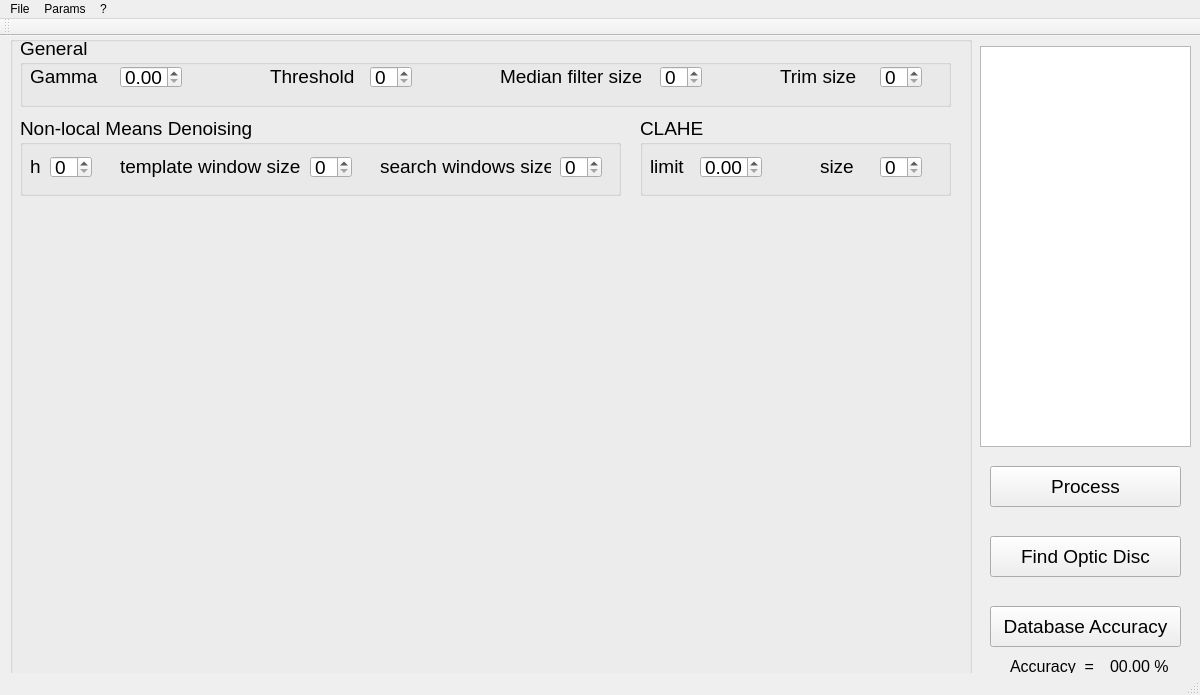
<?xml version="1.0" encoding="UTF-8"?>
<ui version="4.0">
 <class>MainWindow</class>
 <widget class="QMainWindow" name="MainWindow">
  <property name="enabled">
   <bool>true</bool>
  </property>
  <property name="geometry">
   <rect>
    <x>0</x>
    <y>0</y>
    <width>1200</width>
    <height>695</height>
   </rect>
  </property>
  <property name="minimumSize">
   <size>
    <width>1200</width>
    <height>695</height>
   </size>
  </property>
  <property name="maximumSize">
   <size>
    <width>16777215</width>
    <height>695</height>
   </size>
  </property>
  <property name="windowTitle">
   <string>MainWindow</string>
  </property>
  <widget class="QWidget" name="centralWidget">
   <widget class="QGroupBox" name="groupBox">
    <property name="geometry">
     <rect>
      <x>10</x>
      <y>0</y>
      <width>962</width>
      <height>640</height>
     </rect>
    </property>
    <property name="minimumSize">
     <size>
      <width>962</width>
      <height>640</height>
     </size>
    </property>
    <property name="maximumSize">
     <size>
      <width>962</width>
      <height>640</height>
     </size>
    </property>
    <property name="title">
     <string/>
    </property>
    <widget class="QLabel" name="imageLabel_ori">
     <property name="geometry">
      <rect>
       <x>10</x>
       <y>170</y>
       <width>450</width>
       <height>450</height>
      </rect>
     </property>
     <property name="minimumSize">
      <size>
       <width>450</width>
       <height>450</height>
      </size>
     </property>
     <property name="maximumSize">
      <size>
       <width>450</width>
       <height>450</height>
      </size>
     </property>
    </widget>
    <widget class="QLabel" name="imageLabel_segmented">
     <property name="geometry">
      <rect>
       <x>490</x>
       <y>170</y>
       <width>450</width>
       <height>450</height>
      </rect>
     </property>
     <property name="minimumSize">
      <size>
       <width>450</width>
       <height>450</height>
      </size>
     </property>
     <property name="maximumSize">
      <size>
       <width>450</width>
       <height>450</height>
      </size>
     </property>
    </widget>
    <widget class="QGroupBox" name="groupBox_2">
     <property name="geometry">
      <rect>
       <x>10</x>
       <y>80</y>
       <width>601</width>
       <height>80</height>
      </rect>
     </property>
     <property name="font">
      <font>
       <pointsize>14</pointsize>
      </font>
     </property>
     <property name="title">
      <string>Non-local Means Denoising</string>
     </property>
     <widget class="QLabel" name="label_4">
      <property name="geometry">
       <rect>
        <x>10</x>
        <y>40</y>
        <width>21</width>
        <height>21</height>
       </rect>
      </property>
      <property name="font">
       <font>
        <pointsize>14</pointsize>
       </font>
      </property>
      <property name="text">
       <string>h</string>
      </property>
     </widget>
     <widget class="QLabel" name="label_5">
      <property name="geometry">
       <rect>
        <x>100</x>
        <y>40</y>
        <width>181</width>
        <height>21</height>
       </rect>
      </property>
      <property name="font">
       <font>
        <pointsize>14</pointsize>
       </font>
      </property>
      <property name="text">
       <string>template window size</string>
      </property>
     </widget>
     <widget class="QLabel" name="label_6">
      <property name="geometry">
       <rect>
        <x>360</x>
        <y>40</y>
        <width>171</width>
        <height>21</height>
       </rect>
      </property>
      <property name="font">
       <font>
        <pointsize>14</pointsize>
       </font>
      </property>
      <property name="text">
       <string>search windows size</string>
      </property>
     </widget>
     <widget class="QSpinBox" name="spinBox_nlH">
      <property name="geometry">
       <rect>
        <x>30</x>
        <y>40</y>
        <width>42</width>
        <height>22</height>
       </rect>
      </property>
     </widget>
     <widget class="QSpinBox" name="spinBox_nlTemplate">
      <property name="geometry">
       <rect>
        <x>290</x>
        <y>40</y>
        <width>42</width>
        <height>22</height>
       </rect>
      </property>
     </widget>
     <widget class="QSpinBox" name="spinBox_nlSearch">
      <property name="geometry">
       <rect>
        <x>540</x>
        <y>40</y>
        <width>42</width>
        <height>22</height>
       </rect>
      </property>
     </widget>
    </widget>
    <widget class="QGroupBox" name="groupBox_3">
     <property name="geometry">
      <rect>
       <x>630</x>
       <y>80</y>
       <width>311</width>
       <height>80</height>
      </rect>
     </property>
     <property name="font">
      <font>
       <pointsize>14</pointsize>
      </font>
     </property>
     <property name="title">
      <string>CLAHE</string>
     </property>
     <widget class="QLabel" name="label_7">
      <property name="geometry">
       <rect>
        <x>10</x>
        <y>40</y>
        <width>51</width>
        <height>21</height>
       </rect>
      </property>
      <property name="font">
       <font>
        <pointsize>14</pointsize>
       </font>
      </property>
      <property name="text">
       <string>limit</string>
      </property>
     </widget>
     <widget class="QLabel" name="label_8">
      <property name="geometry">
       <rect>
        <x>180</x>
        <y>40</y>
        <width>51</width>
        <height>21</height>
       </rect>
      </property>
      <property name="text">
       <string>size</string>
      </property>
     </widget>
     <widget class="QDoubleSpinBox" name="doubleSpinBox_claheLimit">
      <property name="geometry">
       <rect>
        <x>60</x>
        <y>40</y>
        <width>62</width>
        <height>22</height>
       </rect>
      </property>
     </widget>
     <widget class="QSpinBox" name="spinBox_claheSize">
      <property name="geometry">
       <rect>
        <x>240</x>
        <y>40</y>
        <width>42</width>
        <height>22</height>
       </rect>
      </property>
     </widget>
    </widget>
    <widget class="QGroupBox" name="groupBox_4">
     <property name="geometry">
      <rect>
       <x>10</x>
       <y>0</y>
       <width>931</width>
       <height>71</height>
      </rect>
     </property>
     <property name="font">
      <font>
       <pointsize>14</pointsize>
      </font>
     </property>
     <property name="title">
      <string>General</string>
     </property>
     <widget class="QLabel" name="label_3">
      <property name="geometry">
       <rect>
        <x>10</x>
        <y>30</y>
        <width>71</width>
        <height>21</height>
       </rect>
      </property>
      <property name="font">
       <font>
        <pointsize>14</pointsize>
       </font>
      </property>
      <property name="text">
       <string>Gamma</string>
      </property>
     </widget>
     <widget class="QLabel" name="label_2">
      <property name="geometry">
       <rect>
        <x>250</x>
        <y>30</y>
        <width>91</width>
        <height>21</height>
       </rect>
      </property>
      <property name="font">
       <font>
        <pointsize>14</pointsize>
       </font>
      </property>
      <property name="text">
       <string>Threshold</string>
      </property>
     </widget>
     <widget class="QLabel" name="label">
      <property name="geometry">
       <rect>
        <x>480</x>
        <y>30</y>
        <width>141</width>
        <height>21</height>
       </rect>
      </property>
      <property name="font">
       <font>
        <pointsize>14</pointsize>
       </font>
      </property>
      <property name="text">
       <string>Median filter size</string>
      </property>
     </widget>
     <widget class="QLabel" name="label_9">
      <property name="geometry">
       <rect>
        <x>760</x>
        <y>30</y>
        <width>81</width>
        <height>21</height>
       </rect>
      </property>
      <property name="text">
       <string>Trim size</string>
      </property>
     </widget>
     <widget class="QSpinBox" name="spinBox_trim">
      <property name="geometry">
       <rect>
        <x>860</x>
        <y>30</y>
        <width>42</width>
        <height>22</height>
       </rect>
      </property>
     </widget>
     <widget class="QSpinBox" name="spinBox_median">
      <property name="geometry">
       <rect>
        <x>640</x>
        <y>30</y>
        <width>42</width>
        <height>22</height>
       </rect>
      </property>
     </widget>
     <widget class="QDoubleSpinBox" name="doubleSpinBox_gamma">
      <property name="geometry">
       <rect>
        <x>100</x>
        <y>30</y>
        <width>62</width>
        <height>22</height>
       </rect>
      </property>
     </widget>
     <widget class="QSpinBox" name="spinBox_threshold">
      <property name="geometry">
       <rect>
        <x>350</x>
        <y>30</y>
        <width>42</width>
        <height>22</height>
       </rect>
      </property>
     </widget>
    </widget>
   </widget>
   <widget class="QListWidget" name="listWidget_images">
    <property name="geometry">
     <rect>
      <x>980</x>
      <y>10</y>
      <width>211</width>
      <height>401</height>
     </rect>
    </property>
   </widget>
   <widget class="QPushButton" name="pushButton_process">
    <property name="geometry">
     <rect>
      <x>990</x>
      <y>430</y>
      <width>191</width>
      <height>41</height>
     </rect>
    </property>
    <property name="font">
     <font>
      <pointsize>14</pointsize>
     </font>
    </property>
    <property name="text">
     <string>Process</string>
    </property>
   </widget>
   <widget class="QPushButton" name="pushButton_accuracy">
    <property name="geometry">
     <rect>
      <x>990</x>
      <y>570</y>
      <width>191</width>
      <height>41</height>
     </rect>
    </property>
    <property name="font">
     <font>
      <pointsize>14</pointsize>
     </font>
    </property>
    <property name="text">
     <string>Database Accuracy</string>
    </property>
   </widget>
   <widget class="QLabel" name="label_10">
    <property name="geometry">
     <rect>
      <x>1010</x>
      <y>620</y>
      <width>91</width>
      <height>21</height>
     </rect>
    </property>
    <property name="font">
     <font>
      <pointsize>12</pointsize>
     </font>
    </property>
    <property name="text">
     <string>Accuracy  = </string>
    </property>
   </widget>
   <widget class="QLabel" name="label_accuracy">
    <property name="geometry">
     <rect>
      <x>1110</x>
      <y>620</y>
      <width>61</width>
      <height>21</height>
     </rect>
    </property>
    <property name="font">
     <font>
      <pointsize>12</pointsize>
     </font>
    </property>
    <property name="text">
     <string>00.00 %</string>
    </property>
   </widget>
   <widget class="QPushButton" name="pushButton_opticdisc">
    <property name="geometry">
     <rect>
      <x>990</x>
      <y>500</y>
      <width>191</width>
      <height>41</height>
     </rect>
    </property>
    <property name="font">
     <font>
      <pointsize>14</pointsize>
     </font>
    </property>
    <property name="text">
     <string>Find Optic Disc</string>
    </property>
   </widget>
  </widget>
  <widget class="QMenuBar" name="menuBar">
   <property name="geometry">
    <rect>
     <x>0</x>
     <y>0</y>
     <width>1200</width>
     <height>21</height>
    </rect>
   </property>
   <widget class="QMenu" name="menuFile">
    <property name="title">
     <string>File</string>
    </property>
    <addaction name="actionOpen"/>
    <addaction name="separator"/>
    <addaction name="actionExit"/>
   </widget>
   <widget class="QMenu" name="menu">
    <property name="title">
     <string>?</string>
    </property>
    <addaction name="actionAbout"/>
   </widget>
   <widget class="QMenu" name="menuParams">
    <property name="title">
     <string>Params</string>
    </property>
    <addaction name="actionDRIVE_Params"/>
    <addaction name="actionCHASE_Params"/>
    <addaction name="actionSTARE_Params"/>
    <addaction name="separator"/>
    <addaction name="actionLoad_Default_Params"/>
   </widget>
   <addaction name="menuFile"/>
   <addaction name="menuParams"/>
   <addaction name="menu"/>
  </widget>
  <widget class="QToolBar" name="mainToolBar">
   <attribute name="toolBarArea">
    <enum>TopToolBarArea</enum>
   </attribute>
   <attribute name="toolBarBreak">
    <bool>false</bool>
   </attribute>
  </widget>
  <widget class="QStatusBar" name="statusBar"/>
  <action name="actionOpen">
   <property name="text">
    <string>Import Dataset</string>
   </property>
  </action>
  <action name="actionAbout">
   <property name="text">
    <string>About</string>
   </property>
  </action>
  <action name="actionDRIVE_Params">
   <property name="text">
    <string>Load DRIVE Params</string>
   </property>
  </action>
  <action name="actionSTARE_Params">
   <property name="text">
    <string>Load STARE Params</string>
   </property>
  </action>
  <action name="actionExit">
   <property name="text">
    <string>Exit</string>
   </property>
  </action>
  <action name="actionCHASE_Params">
   <property name="text">
    <string>Load CHASE Params</string>
   </property>
  </action>
  <action name="actionLoad_Default_Params">
   <property name="text">
    <string>Load Default Params</string>
   </property>
  </action>
 </widget>
 <layoutdefault spacing="6" margin="11"/>
 <resources/>
 <connections/>
</ui>
